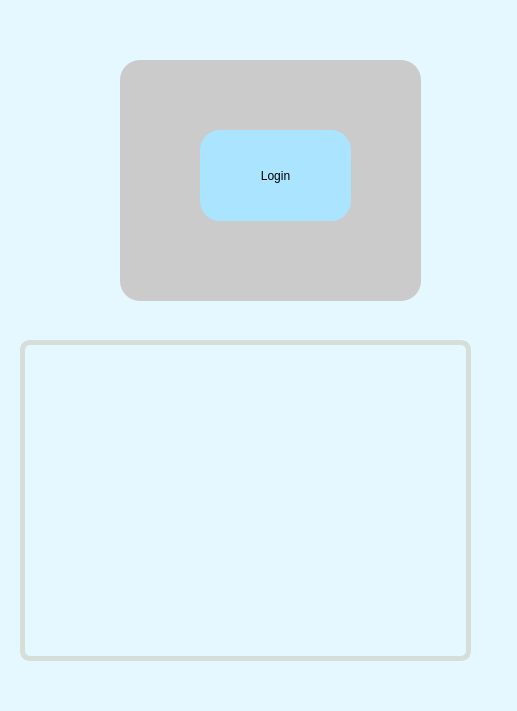
<?xml version="1.0" encoding="UTF-8"?>
<ui version="4.0">
 <class>MainWindow</class>
 <widget class="QMainWindow" name="MainWindow">
  <property name="geometry">
   <rect>
    <x>0</x>
    <y>0</y>
    <width>517</width>
    <height>711</height>
   </rect>
  </property>
  <property name="windowTitle">
   <string>MainWindow</string>
  </property>
  <property name="styleSheet">
   <string notr="true">background-color: rgb(229, 247, 255);</string>
  </property>
  <widget class="QWidget" name="centralwidget">
   <widget class="QLabel" name="label">
    <property name="geometry">
     <rect>
      <x>20</x>
      <y>340</y>
      <width>451</width>
      <height>321</height>
     </rect>
    </property>
    <property name="styleSheet">
     <string notr="true">border-radius: 10px;
border: 5px solid;
border-color: rgb(213, 223, 216);
</string>
    </property>
    <property name="text">
     <string/>
    </property>
   </widget>
   <widget class="QFrame" name="frame">
    <property name="geometry">
     <rect>
      <x>120</x>
      <y>60</y>
      <width>301</width>
      <height>241</height>
     </rect>
    </property>
    <property name="styleSheet">
     <string notr="true">background-color:  rgb(203, 203, 203);

border-radius:20px;
</string>
    </property>
    <property name="frameShape">
     <enum>QFrame::StyledPanel</enum>
    </property>
    <property name="frameShadow">
     <enum>QFrame::Raised</enum>
    </property>
    <widget class="QPushButton" name="pushButton">
     <property name="geometry">
      <rect>
       <x>80</x>
       <y>70</y>
       <width>151</width>
       <height>91</height>
      </rect>
     </property>
     <property name="styleSheet">
      <string notr="true">font: 18pt &quot;MS Shell Dlg 2&quot;;
background-color: rgb(170, 228, 255);</string>
     </property>
     <property name="text">
      <string>Login</string>
     </property>
    </widget>
   </widget>
  </widget>
  <widget class="QMenuBar" name="menubar">
   <property name="geometry">
    <rect>
     <x>0</x>
     <y>0</y>
     <width>517</width>
     <height>21</height>
    </rect>
   </property>
  </widget>
  <widget class="QStatusBar" name="statusbar"/>
 </widget>
 <resources>
  <include location="user_.qrc"/>
 </resources>
 <connections/>
</ui>
